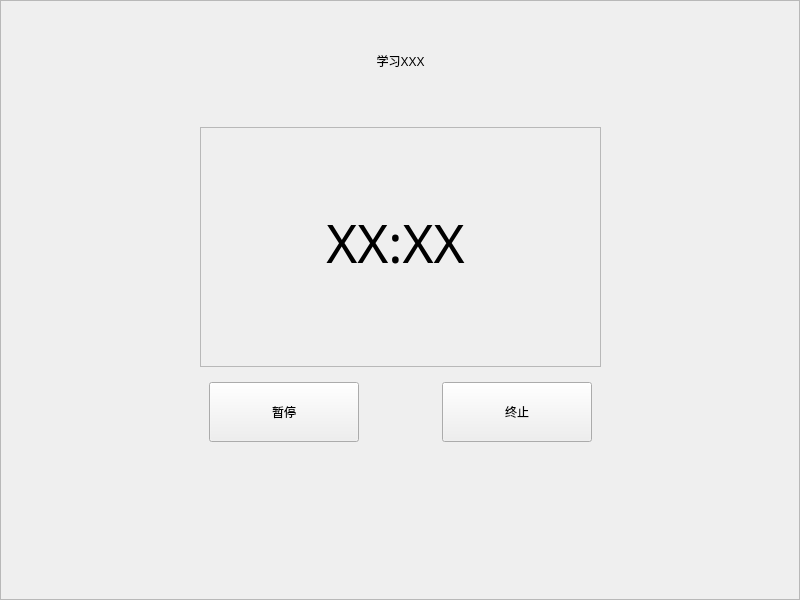
<?xml version="1.0" encoding="UTF-8"?>
<ui version="4.0">
 <class>RunWindow</class>
 <widget class="QWidget" name="RunWindow">
  <property name="geometry">
   <rect>
    <x>0</x>
    <y>0</y>
    <width>800</width>
    <height>600</height>
   </rect>
  </property>
  <property name="minimumSize">
   <size>
    <width>800</width>
    <height>600</height>
   </size>
  </property>
  <property name="windowTitle">
   <string>Form</string>
  </property>
  <layout class="QGridLayout" name="gridLayout_2">
   <property name="leftMargin">
    <number>0</number>
   </property>
   <property name="topMargin">
    <number>0</number>
   </property>
   <property name="rightMargin">
    <number>0</number>
   </property>
   <property name="bottomMargin">
    <number>0</number>
   </property>
   <item row="0" column="0">
    <widget class="QFrame" name="frame">
     <property name="minimumSize">
      <size>
       <width>0</width>
       <height>0</height>
      </size>
     </property>
     <property name="frameShape">
      <enum>QFrame::StyledPanel</enum>
     </property>
     <property name="frameShadow">
      <enum>QFrame::Raised</enum>
     </property>
     <layout class="QGridLayout" name="gridLayout">
      <property name="leftMargin">
       <number>0</number>
      </property>
      <property name="topMargin">
       <number>0</number>
      </property>
      <property name="rightMargin">
       <number>0</number>
      </property>
      <property name="bottomMargin">
       <number>0</number>
      </property>
      <item row="0" column="0">
       <layout class="QVBoxLayout" name="verticalLayout_3">
        <item>
         <layout class="QHBoxLayout" name="horizontalLayout_2">
          <item>
           <spacer name="horizontalSpacer_2">
            <property name="orientation">
             <enum>Qt::Horizontal</enum>
            </property>
            <property name="sizeHint" stdset="0">
             <size>
              <width>40</width>
              <height>20</height>
             </size>
            </property>
           </spacer>
          </item>
          <item>
           <layout class="QVBoxLayout" name="verticalLayout_2">
            <item>
             <layout class="QVBoxLayout" name="verticalLayout">
              <item>
               <spacer name="verticalSpacer_2">
                <property name="orientation">
                 <enum>Qt::Vertical</enum>
                </property>
                <property name="sizeHint" stdset="0">
                 <size>
                  <width>20</width>
                  <height>40</height>
                 </size>
                </property>
               </spacer>
              </item>
              <item>
               <widget class="QLabel" name="MissionNameLabel">
                <property name="minimumSize">
                 <size>
                  <width>180</width>
                  <height>40</height>
                 </size>
                </property>
                <property name="text">
                 <string>学习XXX</string>
                </property>
                <property name="alignment">
                 <set>Qt::AlignCenter</set>
                </property>
               </widget>
              </item>
              <item>
               <spacer name="verticalSpacer">
                <property name="orientation">
                 <enum>Qt::Vertical</enum>
                </property>
                <property name="sizeHint" stdset="0">
                 <size>
                  <width>20</width>
                  <height>40</height>
                 </size>
                </property>
               </spacer>
              </item>
             </layout>
            </item>
            <item>
             <widget class="QFrame" name="timeClock">
              <property name="minimumSize">
               <size>
                <width>400</width>
                <height>240</height>
               </size>
              </property>
              <property name="frameShape">
               <enum>QFrame::StyledPanel</enum>
              </property>
              <property name="frameShadow">
               <enum>QFrame::Raised</enum>
              </property>
              <widget class="QLabel" name="TimeDisplay">
               <property name="geometry">
                <rect>
                 <x>110</x>
                 <y>70</y>
                 <width>171</width>
                 <height>91</height>
                </rect>
               </property>
               <property name="minimumSize">
                <size>
                 <width>170</width>
                 <height>90</height>
                </size>
               </property>
               <property name="font">
                <font>
                 <family>OPPOSans B</family>
                 <pointsize>40</pointsize>
                </font>
               </property>
               <property name="text">
                <string>XX:XX</string>
               </property>
               <property name="alignment">
                <set>Qt::AlignCenter</set>
               </property>
              </widget>
             </widget>
            </item>
            <item>
             <widget class="QWidget" name="widget" native="true">
              <property name="minimumSize">
               <size>
                <width>380</width>
                <height>70</height>
               </size>
              </property>
              <layout class="QHBoxLayout" name="horizontalLayout">
               <item>
                <widget class="QPushButton" name="PauseResumeButton">
                 <property name="minimumSize">
                  <size>
                   <width>150</width>
                   <height>60</height>
                  </size>
                 </property>
                 <property name="text">
                  <string>暂停</string>
                 </property>
                </widget>
               </item>
               <item>
                <spacer name="horizontalSpacer">
                 <property name="orientation">
                  <enum>Qt::Horizontal</enum>
                 </property>
                 <property name="sizeHint" stdset="0">
                  <size>
                   <width>77</width>
                   <height>20</height>
                  </size>
                 </property>
                </spacer>
               </item>
               <item>
                <widget class="QPushButton" name="AbortButton">
                 <property name="minimumSize">
                  <size>
                   <width>150</width>
                   <height>60</height>
                  </size>
                 </property>
                 <property name="text">
                  <string>终止</string>
                 </property>
                </widget>
               </item>
              </layout>
             </widget>
            </item>
           </layout>
          </item>
          <item>
           <spacer name="horizontalSpacer_3">
            <property name="orientation">
             <enum>Qt::Horizontal</enum>
            </property>
            <property name="sizeHint" stdset="0">
             <size>
              <width>40</width>
              <height>20</height>
             </size>
            </property>
           </spacer>
          </item>
         </layout>
        </item>
        <item>
         <spacer name="verticalSpacer_3">
          <property name="orientation">
           <enum>Qt::Vertical</enum>
          </property>
          <property name="sizeHint" stdset="0">
           <size>
            <width>20</width>
            <height>40</height>
           </size>
          </property>
         </spacer>
        </item>
       </layout>
      </item>
     </layout>
    </widget>
   </item>
  </layout>
 </widget>
 <resources/>
 <connections/>
</ui>
